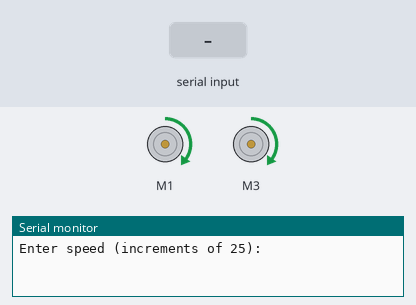
This sketch was run on a simulated Arduino Uno, built with avr-gcc and run on an emulated ATmega328P. On the bench: 2 × DC motor (green arrow = forward, orange = backward, longer = faster), the last lines printed to the serial monitor. The inputs (shaded band) are chosen by the test bench.

Above: at 1.2 s.
1.3 s: "90,45\n" received over Serial
At 2.3 s:
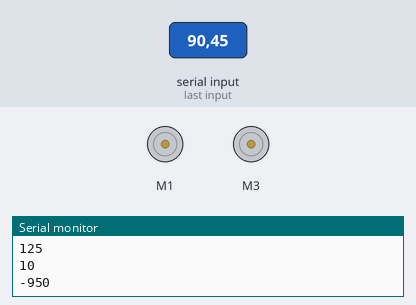
Timing chart, 0 to 4.3 s (numbered marks = the images above; inputs shaded):
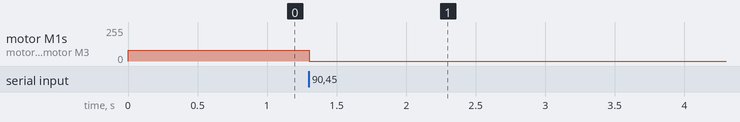

Measured:
- after the input at 1.3 s, motor M1, motor M3: forward 80/255 → stopped at once

The sketch:

robot_run.ino
```cpp
#include <Wire.h>
#include <Adafruit_MotorShield.h>
#include "utility/Adafruit_PWMServoDriver.h"


//Create Motorshield with defaults
Adafruit_MotorShield AFMS = Adafruit_MotorShield();

//Creating motor objects with classes
Adafruit_DCMotor *rightMotor = AFMS.getMotor(1);
Adafruit_DCMotor *leftMotor = AFMS.getMotor(3);

void setup() {
  //Serial
  Serial.begin(9600);
  Serial.println("Enter speed (increments of 25): ");

  AFMS.begin(); //Default frequency of 1.6 KHz

  //Setting beginning speeds
  rightMotor->setSpeed(80);
  leftMotor->setSpeed(80);

  //Telling motors to turn in "Forward" direction
  rightMotor->run(FORWARD);
  leftMotor->run(FORWARD);

  //Turning on motor?


}

void loop() {
  uint8_t i; //Default address

  int enterSpeed;
  int newSpeed;

  if (Serial.available() > 0) {
     enterSpeed = Serial.read();
     newSpeed = enterSpeed - 48;
     newSpeed = newSpeed * 25;

     Serial.println(enterSpeed);
     Serial.println(newSpeed);

     if (newSpeed == 0) {
       newSpeed = 0;
       rightMotor->run(RELEASE);
       leftMotor->run(RELEASE);
     } else if (newSpeed == 400) {
       newSpeed = 50;
       rightMotor->run(FORWARD);
       leftMotor->run(FORWARD);
     } else if (newSpeed == 1250){
       newSpeed = 100;
       rightMotor->run(BACKWARD);
       leftMotor->run(BACKWARD);
     } else {
       rightMotor->setSpeed(newSpeed);
       leftMotor->setSpeed(newSpeed);
     }

  }

}
```
